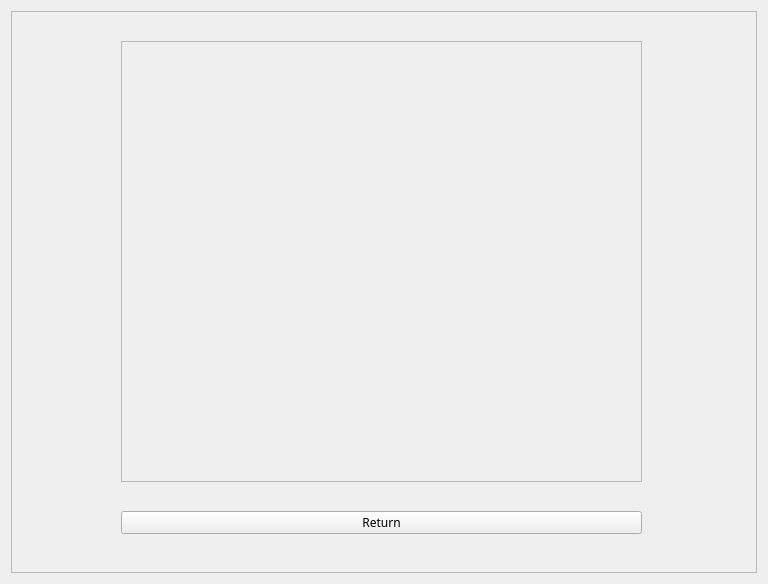
<?xml version="1.0" encoding="UTF-8"?>
<ui version="4.0">
 <class>ShowCompany</class>
 <widget class="QWidget" name="ShowCompany">
  <property name="geometry">
   <rect>
    <x>0</x>
    <y>0</y>
    <width>768</width>
    <height>584</height>
   </rect>
  </property>
  <property name="windowTitle">
   <string>ShowCompany</string>
  </property>
  <layout class="QVBoxLayout" name="verticalLayout">
   <item>
    <widget class="QFrame" name="frame">
     <property name="styleSheet">
      <string notr="true">QFrame{background:url(:/Comcalen/background.jpg)}</string>
     </property>
     <property name="frameShape">
      <enum>QFrame::StyledPanel</enum>
     </property>
     <property name="frameShadow">
      <enum>QFrame::Raised</enum>
     </property>
     <widget class="QScrollArea" name="scrollArea">
      <property name="geometry">
       <rect>
        <x>110</x>
        <y>30</y>
        <width>521</width>
        <height>441</height>
       </rect>
      </property>
      <property name="widgetResizable">
       <bool>true</bool>
      </property>
      <widget class="QWidget" name="scrollContents">
       <property name="geometry">
        <rect>
         <x>0</x>
         <y>0</y>
         <width>519</width>
         <height>439</height>
        </rect>
       </property>
      </widget>
     </widget>
     <widget class="QPushButton" name="return_mw">
      <property name="geometry">
       <rect>
        <x>110</x>
        <y>500</y>
        <width>521</width>
        <height>23</height>
       </rect>
      </property>
      <property name="font">
       <font>
        <family>Copperplate Gothic Bold</family>
       </font>
      </property>
      <property name="text">
       <string>Return</string>
      </property>
     </widget>
    </widget>
   </item>
  </layout>
 </widget>
 <layoutdefault spacing="6" margin="11"/>
 <resources>
  <include location="Comcalen.qrc"/>
 </resources>
 <connections/>
</ui>
